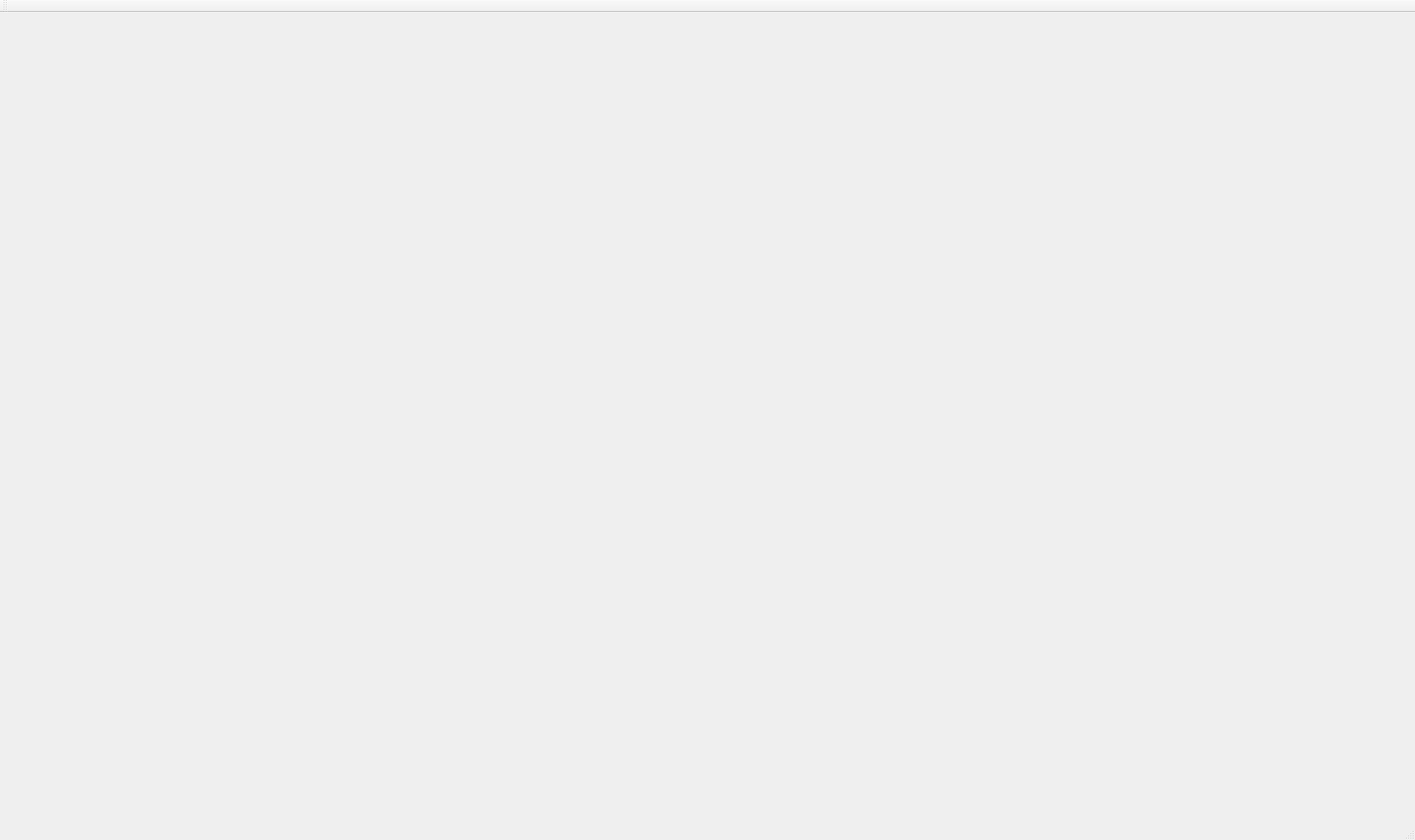
<?xml version="1.0" encoding="UTF-8"?>
<ui version="4.0">
 <class>MainWindow</class>
 <widget class="QMainWindow" name="MainWindow">
  <property name="geometry">
   <rect>
    <x>0</x>
    <y>0</y>
    <width>1913</width>
    <height>1136</height>
   </rect>
  </property>
  <property name="windowTitle">
   <string>MainWindow</string>
  </property>
  <property name="styleSheet">
   <string notr="true">image: url(:/img/lgbackground.png);</string>
  </property>
  <widget class="QWidget" name="centralWidget"/>
  <widget class="QMenuBar" name="menuBar">
   <property name="geometry">
    <rect>
     <x>0</x>
     <y>0</y>
     <width>1913</width>
     <height>23</height>
    </rect>
   </property>
  </widget>
  <widget class="QToolBar" name="mainToolBar">
   <attribute name="toolBarArea">
    <enum>TopToolBarArea</enum>
   </attribute>
   <attribute name="toolBarBreak">
    <bool>false</bool>
   </attribute>
  </widget>
  <widget class="QStatusBar" name="statusBar"/>
 </widget>
 <layoutdefault spacing="6" margin="11"/>
 <resources/>
 <connections/>
</ui>
